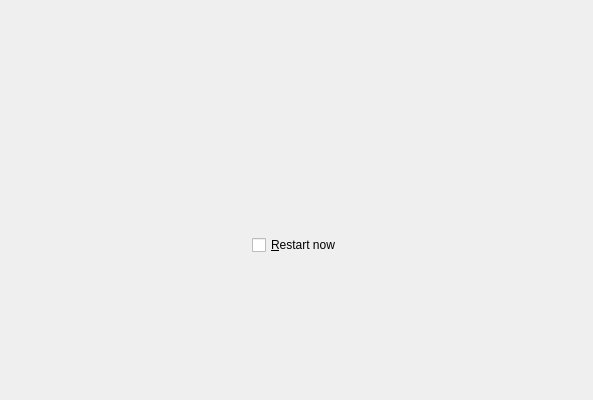
<?xml version="1.0" encoding="UTF-8"?>
<ui version="4.0">
 <class>FinishedPage</class>
 <widget class="QWidget" name="FinishedPage">
  <property name="geometry">
   <rect>
    <x>0</x>
    <y>0</y>
    <width>593</width>
    <height>400</height>
   </rect>
  </property>
  <property name="windowTitle">
   <string>Form</string>
  </property>
  <layout class="QVBoxLayout" name="verticalLayout">
   <item>
    <spacer name="verticalSpacer_3">
     <property name="orientation">
      <enum>Qt::Vertical</enum>
     </property>
     <property name="sizeType">
      <enum>QSizePolicy::Fixed</enum>
     </property>
     <property name="sizeHint" stdset="0">
      <size>
       <width>20</width>
       <height>20</height>
      </size>
     </property>
    </spacer>
   </item>
   <item>
    <spacer name="verticalSpacer">
     <property name="orientation">
      <enum>Qt::Vertical</enum>
     </property>
     <property name="sizeHint" stdset="0">
      <size>
       <width>20</width>
       <height>50</height>
      </size>
     </property>
    </spacer>
   </item>
   <item>
    <widget class="QLabel" name="mainText">
     <property name="sizePolicy">
      <sizepolicy hsizetype="Expanding" vsizetype="Preferred">
       <horstretch>3</horstretch>
       <verstretch>0</verstretch>
      </sizepolicy>
     </property>
     <property name="text">
      <string notr="true">&lt;Calamares finished text&gt;</string>
     </property>
    </widget>
   </item>
   <item>
    <spacer name="verticalSpacer_2">
     <property name="orientation">
      <enum>Qt::Vertical</enum>
     </property>
     <property name="sizeType">
      <enum>QSizePolicy::Fixed</enum>
     </property>
     <property name="sizeHint" stdset="0">
      <size>
       <width>20</width>
       <height>49</height>
      </size>
     </property>
    </spacer>
   </item>
   <item>
    <layout class="QVBoxLayout" name="verticalLayout_2">
     <item>
      <layout class="QHBoxLayout" name="horizontalLayout">
       <item>
        <spacer name="horizontalSpacer">
         <property name="orientation">
          <enum>Qt::Horizontal</enum>
         </property>
         <property name="sizeHint" stdset="0">
          <size>
           <width>40</width>
           <height>20</height>
          </size>
         </property>
        </spacer>
       </item>
       <item>
        <widget class="QCheckBox" name="restartCheckBox">
         <property name="toolTip">
          <string notr="true">&lt;Restart checkbox tooltip&gt;</string>
         </property>
         <property name="text">
          <string>&amp;Restart now</string>
         </property>
         <property name="checked">
          <bool>false</bool>
         </property>
        </widget>
       </item>
       <item>
        <spacer name="horizontalSpacer_2">
         <property name="orientation">
          <enum>Qt::Horizontal</enum>
         </property>
         <property name="sizeHint" stdset="0">
          <size>
           <width>40</width>
           <height>20</height>
          </size>
         </property>
        </spacer>
       </item>
      </layout>
     </item>
    </layout>
   </item>
   <item>
    <spacer name="verticalSpacer_4">
     <property name="orientation">
      <enum>Qt::Vertical</enum>
     </property>
     <property name="sizeType">
      <enum>QSizePolicy::Expanding</enum>
     </property>
     <property name="sizeHint" stdset="0">
      <size>
       <width>20</width>
       <height>20</height>
      </size>
     </property>
    </spacer>
   </item>
  </layout>
 </widget>
 <resources/>
 <connections/>
</ui>
